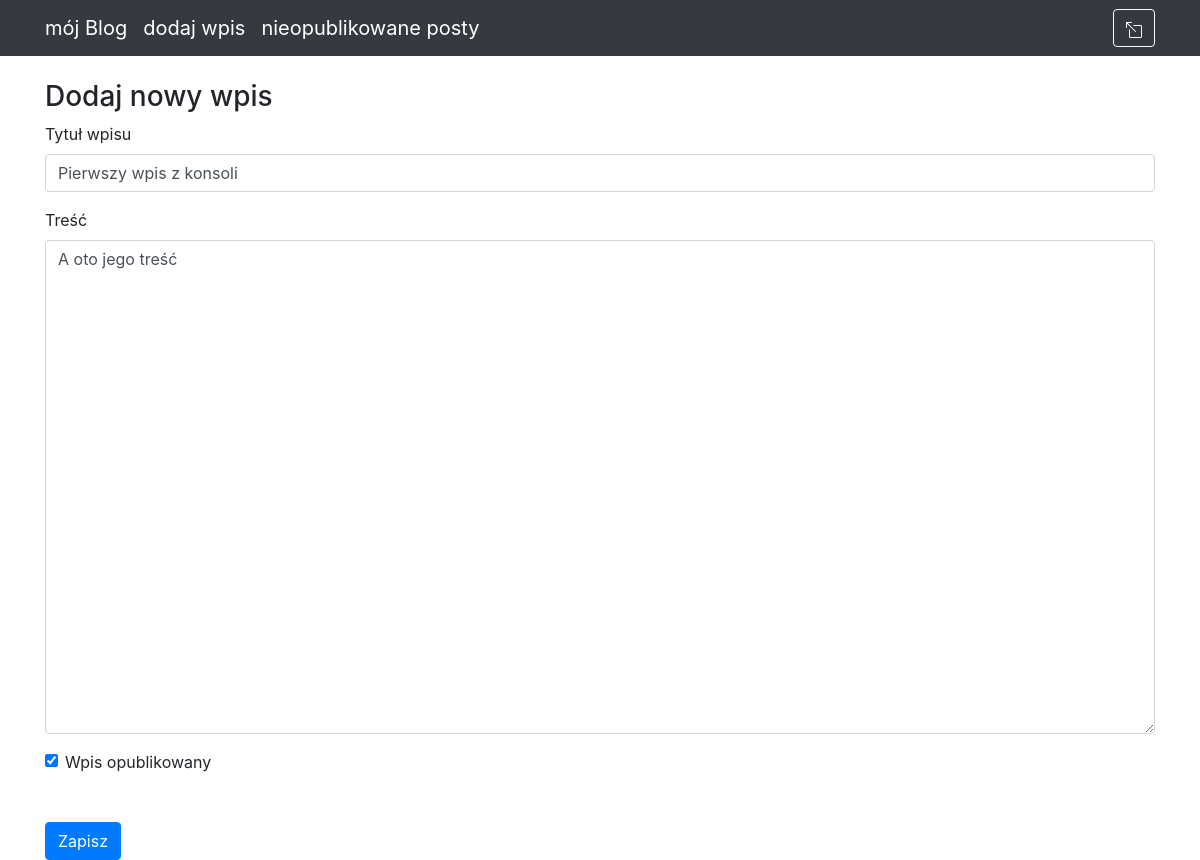
/post/1/ (signed in), run on the app's committed database.
### blog_app/models.py (models this page shows)
class Entry(db.Model):
    id = db.Column(db.Integer, primary_key=True)
    title = db.Column(db.String(80), nullable=False)
    body = db.Column(db.Text, nullable=False)
    pub_date = db.Column(db.DateTime, nullable=False,
                         default=datetime.datetime.utcnow())
    is_published = db.Column(db.Boolean, default=False)

### blog_app/routes.py (the view, shortened to what this page needs)
@app.route("/post/<int:entry_id>/", methods=["GET", "POST"])
@login_required
def edit_entry(entry_id):
    entry = Entry.query.filter_by(id=entry_id).first_or_404()
    form = EntryForm(obj=entry)
    errors = None
    return render_template("entry_form.html", form=form, errors=errors)

### blog_app/forms.py
class EntryForm(FlaskForm):
    title = StringField('Title', validators=[DataRequired()])
    body = TextAreaField('Content', validators=[DataRequired()])
    is_published = BooleanField('Is Published?')

### blog_app/routes.py (called while the page is built)
def login_required(view_func):
    @functools.wraps(view_func)
    def check_permissions(*args, **kwargs):
        if session.get('logged_in'):
            return view_func(*args, **kwargs)
        return redirect(url_for('login', next=request.path))
    return check_permissions

### blog_app/templates/entry_form.html (shortened to what this page needs)
{% extends "base.html" %}
{% block content %}
<h3>
    Dodaj nowy wpis
</h3>
<form action="" method="POST">
    <div class="form-group">
        <label for="title">Tytuł wpisu</label>
        {{ form.title(class_="form-control") }}
    </div>
    <div class="form-group">
        <label for="body">Treść</label>
        {{ form.body(class_="form-control", cols="100", rows="20") }}
    </div>
    <div class="form-check">
        {{ form.is_published(class_="form-check-input") }}
        <label class="form-check-label" for="is_published">Wpis opublikowany</label>
    </div>
    <button type="submit" class="btn btn-primary mt-5">Zapisz</button>
</form>
{% endblock %}

### data on the page
Entry: title "Pierwszy wpis z konsoli", body "A oto jego treść", is_published "☑"
